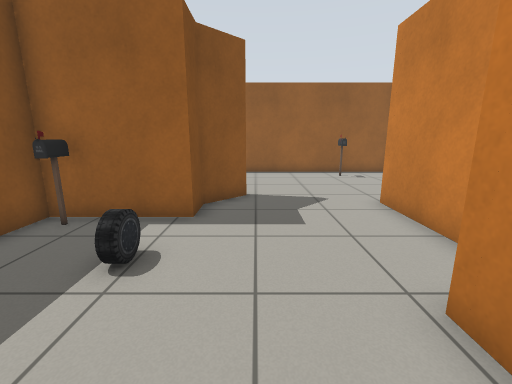
[1] (above)

23 first-person views from a walk through a Gazebo world. The camera is 1 m above the floor, tilts 12° down and sees 90° across. The lines on the ground mark 1 m squares. The floor is counted in squares, 0.5 m on a side. Each view is taken from the middle of a square. On the plan, view 1 faces up. The plan holds only what a view shows up to about 16 squares ahead; the rest is blank. Gazebo's built-in surfaces are drawn with simple patterns. Some stock models are drawn as simple stand-ins.

[2]
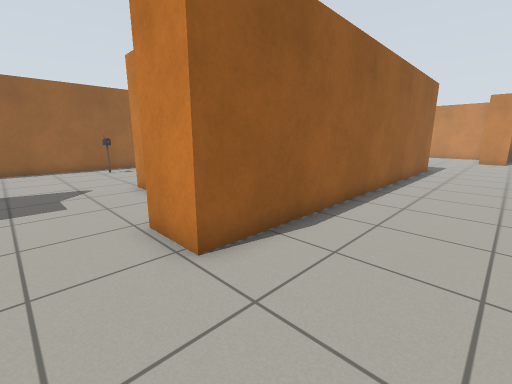

[3]
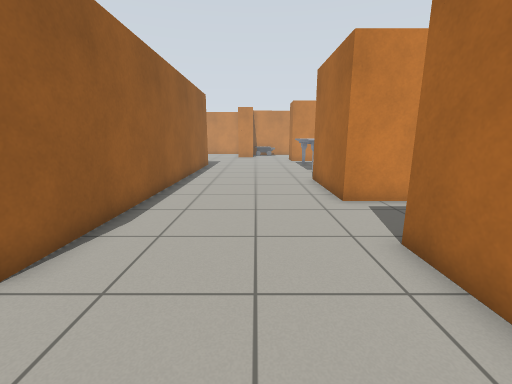

[4]
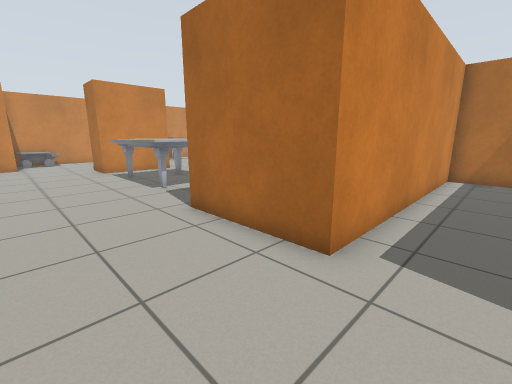

[5]
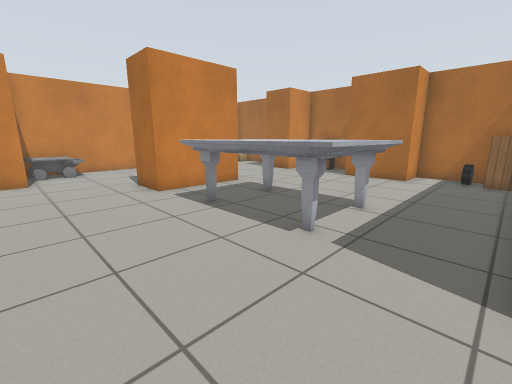

[6]
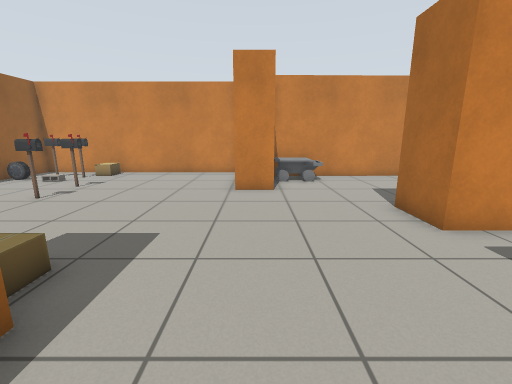

[7]
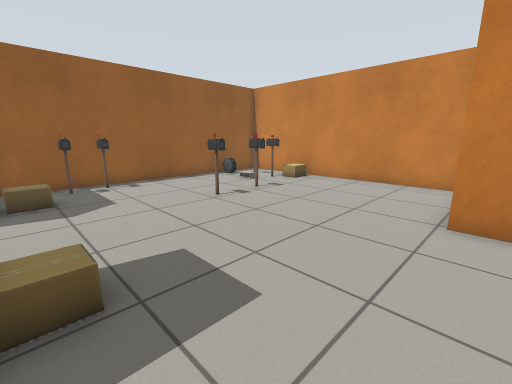

[8]
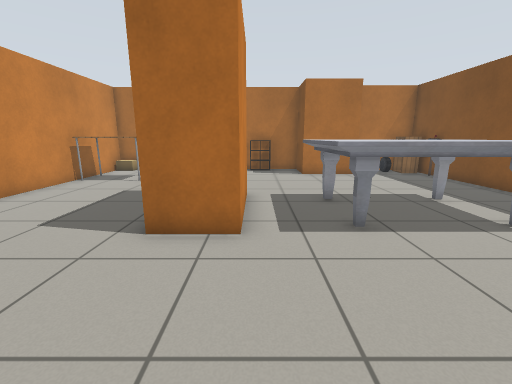

[9]
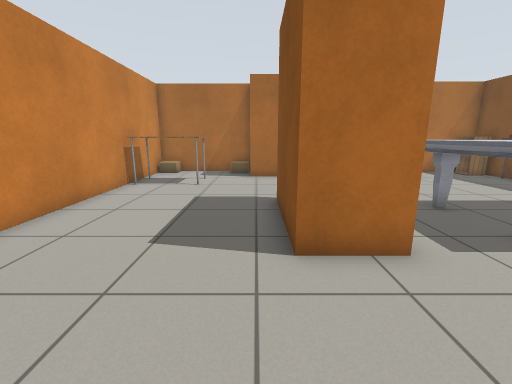

[10]
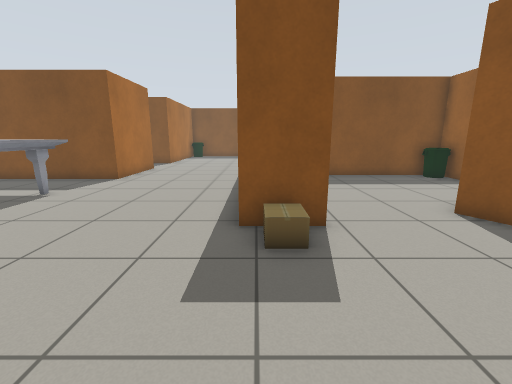

[11]
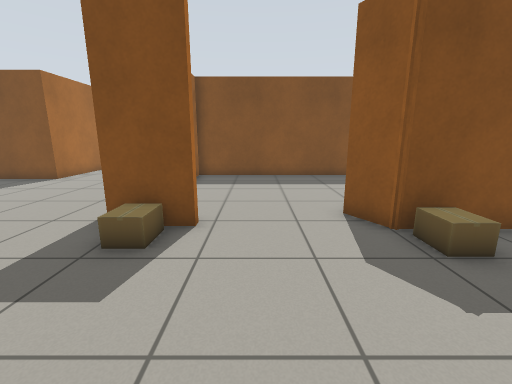

[12]
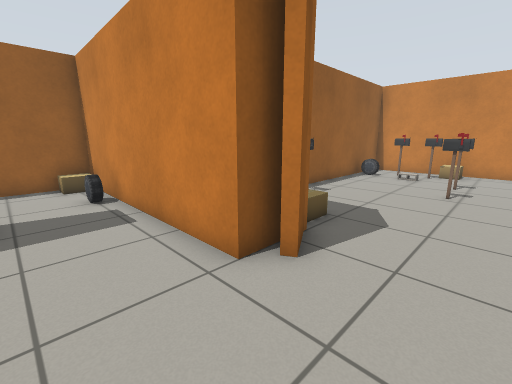

[13]
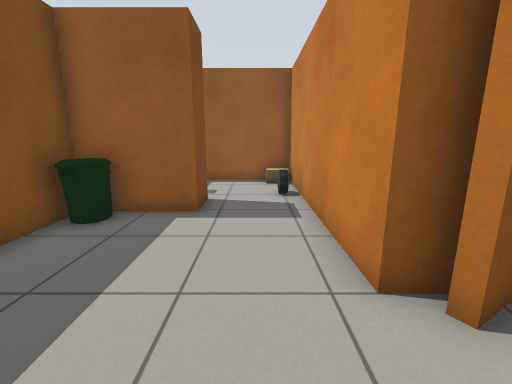

[14]
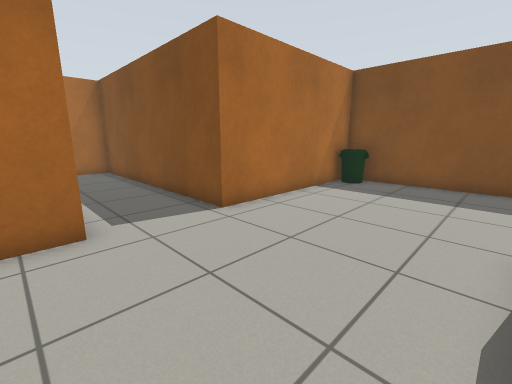

[15]
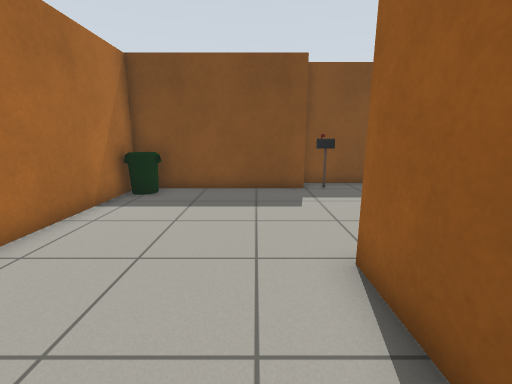

[16]
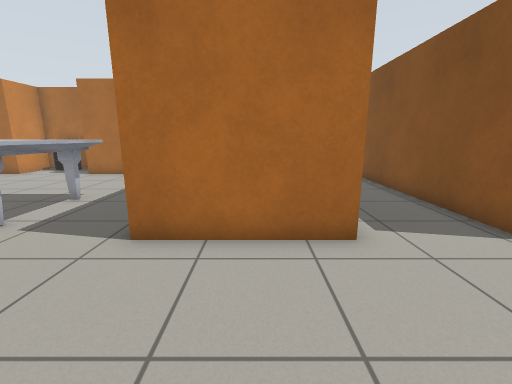

[17]
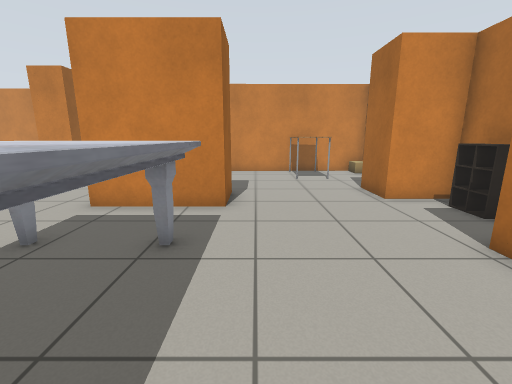

[18]
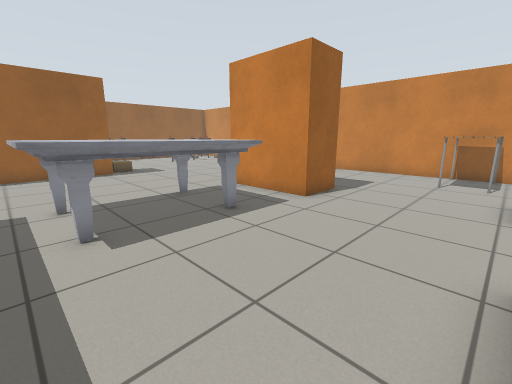

[19]
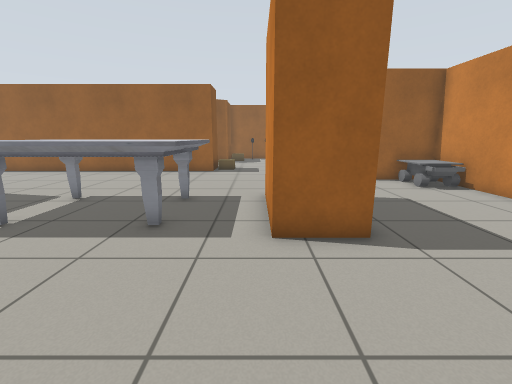

[20]
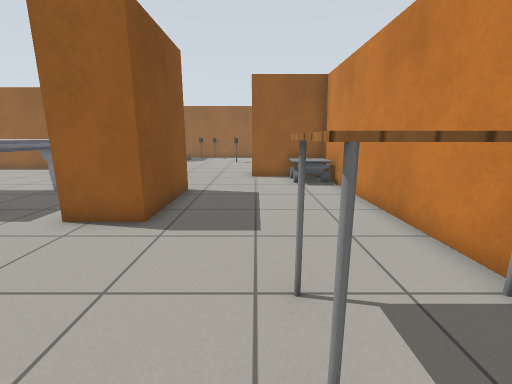

[21]
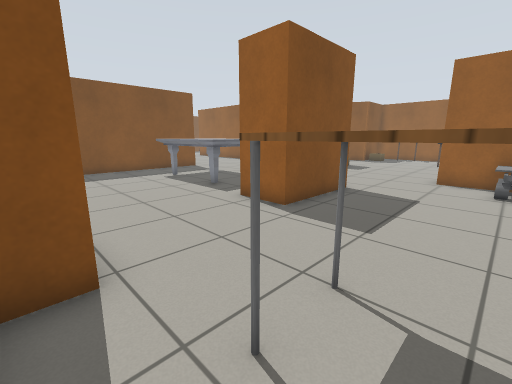

[22]
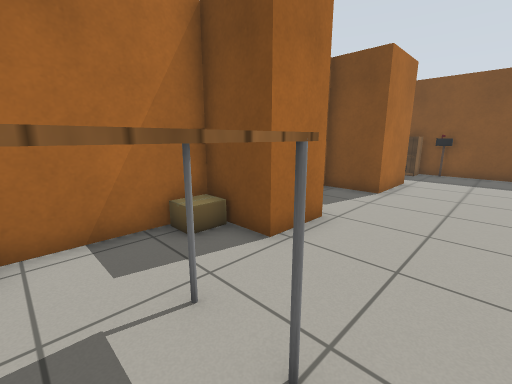

[23]
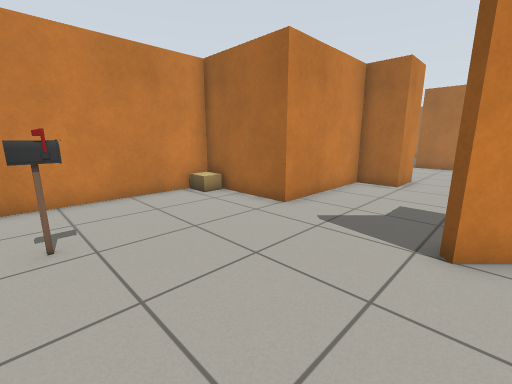

### Floor plan
Points are (right, up) in squares from view 1. A wall is a line through its corners. A room is listed if a view was taken in it or the views show most of it. See-through windows are left out.
Room 1 (views 1, 2, 3, 4, 5, 6, 7, 8, 9, 10, 11, 14, 15, 16, 17, 18, 19, 20, 21, 22, 23)
walls: (18, 2.6) (18.4, 2.6) (18.4, 0.6) (2.2, 0.6) (2.2, 2.6) (3.9, 2.6) (3.9, 7.8) (6.5, 7.8); (21.3, -6.1) (23.3, -6.1) (23.3, -10.1) (21.3, -10.1) (21.3, -6.1); (17.8, 7) (16.6, 7); (18.6, 9.7) (18.6, 7.1) (17.4, 6.4) (17.2, 6.7); (8.1, 8.5) (8.1, 14.3); (27.6, -2.7) (25.8, -2.7) (25.8, -1.1); (31, -0.9) (31, 10.2) (18.9, 10.2); (7.6, 15.2) (-0.6, 15.2); (-0.6, 9.1) (-0.3, 8.9) (-1.6, 7.6) (-1.6, 6.3) (-3.5, 6.3); (-4.1, 1) (-4.1, -5.8) (3.6, -5.8) (3.6, -16.5) (7, -16.5) (7, -5.8) (11.5, -5.8) (11.5, -17) (15.4, -17) (15.4, -15.3) (18.4, -15.3) (18.4, -17.5) (22.3, -17.5) (22.3, -15.3) (24.3, -15.3) (24.3, -17.5) (29.7, -17.5) (29.5, -2.7); (-5.3, 5.5) (-5.3, 1.1)
low walls: (20, -16.7) (21.4, -16.7)
ways out: opening at (17.2, 4.5) to room 2; opening at (-1, 12)
objects: postbox (-5, 6) to (-4, 6); postbox (-4, 2); bin (-3, -5); car (-2, 4); postbox (4, 13) to (5, 14); cardboard box (7, 8) to (8, 9); cabinet (12, -16); postbox (12, -15) to (12, -14); car (13, -16); marble table (14, -10) to (19, -6); cardboard box (19, 1) to (20, 2); cardboard box (19, 7) to (20, 8); postbox (21, 9); postbox (22, 9); postbox (24, 5); cardboard box (25, -17); table (26, -15) to (29, -13); postbox (26, 5) to (27, 6); other object (28, -5) to (29, -3); other object (28, 7); car (28, 9) to (28, 10); cardboard box (29, -17); postbox (29, 7); postbox (29, 8); cardboard box (30, 6) to (30, 7)
Room 2 (views 12, 13)
walls: (16.6, 7) (16.6, 16.2) (12.6, 16.2); (13.4, 12.4) (13.4, 10.8) (10.2, 10.8) (10.2, 0.9) (10.9, 0.9)
ways out: opening at (17.2, 4.5) to room 1
objects: bin (11, 10); car (16, 13) to (16, 14); cardboard box (16, 15) to (16, 16)

Where each view was taken, in squares from view 1:
view 1: 0 up, 0 right, facing up
view 2: 3 down, 0 right, facing up-right
view 3: 3 down, 1 left, facing right
view 4: 2 down, 5 right, facing down-right
view 5: 2 down, 12 right, facing down-right
view 6: 2 down, 16 right, facing right
view 7: 2 down, 19 right, facing up-right
view 8: 1 down, 21 right, facing down
view 9: 2 down, 24 right, facing down
view 10: 1 up, 24 right, facing left
view 11: 4 up, 24 right, facing left
view 12: 4 up, 14 right, facing up-right
view 13: 4 up, 15 right, facing up
view 14: 0 up, 8 right, facing down-left
view 15: 1 down, 6 right, facing left
view 16: 1 down, 9 right, facing down
view 17: 11 down, 14 right, facing right
view 18: 15 down, 14 right, facing up-right
view 19: 15 down, 21 right, facing up
view 20: 16 down, 26 right, facing up
view 21: 16 down, 28 right, facing up-left
view 22: 12 down, 28 right, facing down-left
view 23: 14 up, 1 left, facing down-right
